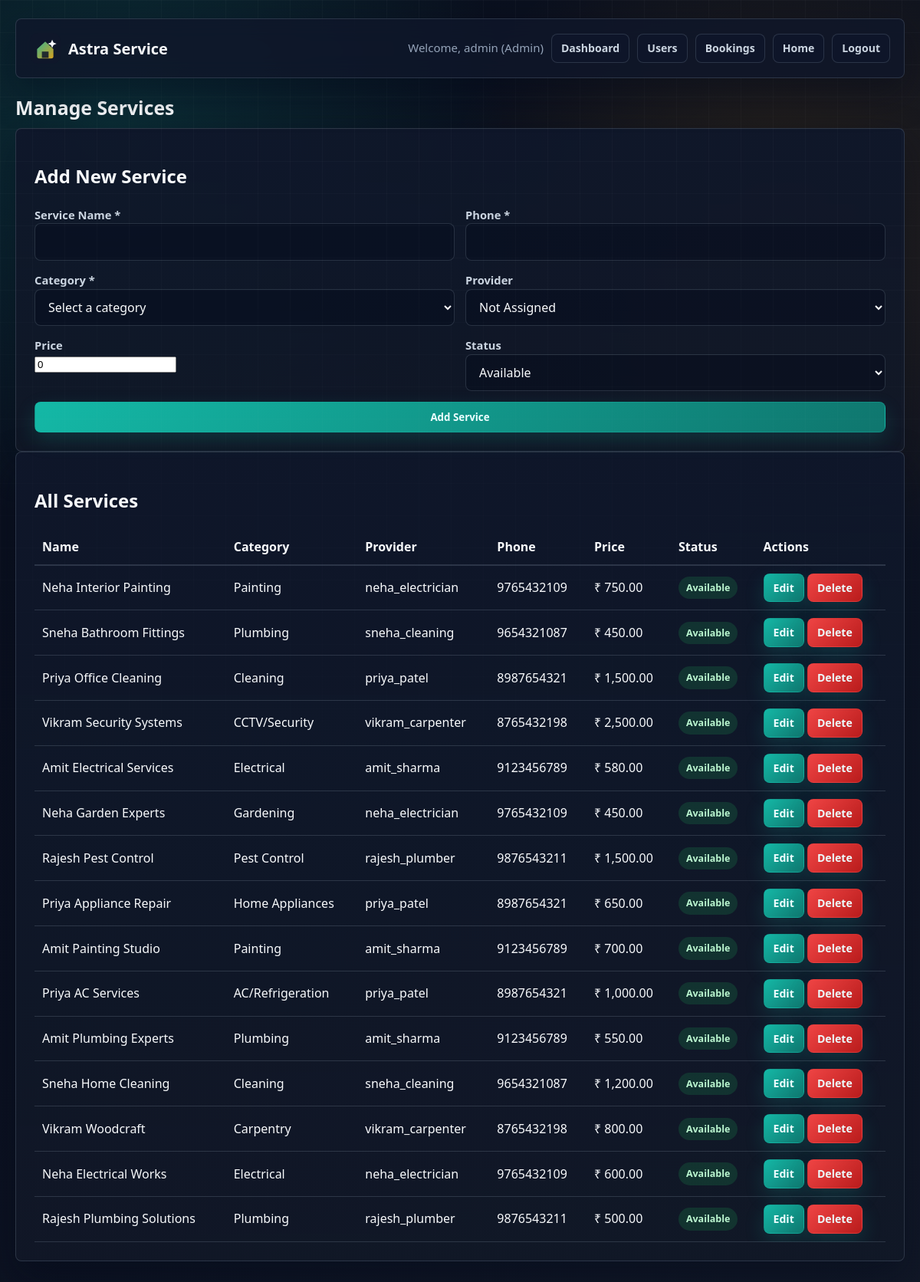
The app's page /admin/manage_services.php (signed in) with its own data.
### tables this page shows
CREATE TABLE services (
    id INT AUTO_INCREMENT PRIMARY KEY,
    category VARCHAR(100) NOT NULL,
    provider_id INT,
    name VARCHAR(100),
    phone VARCHAR(20),
    price DECIMAL(10, 2) DEFAULT 0.00,
    status ENUM('available', 'booked') DEFAULT 'available',
    created_at TIMESTAMP DEFAULT CURRENT_TIMESTAMP,
    FOREIGN KEY(provider_id) REFERENCES users(id) ON DELETE SET NULL
);

CREATE TABLE users (
    id INT AUTO_INCREMENT PRIMARY KEY,
    username VARCHAR(50) NOT NULL UNIQUE,
    email VARCHAR(100) NOT NULL UNIQUE,
    password VARCHAR(255) NOT NULL,
    role ENUM('admin', 'user', 'provider') DEFAULT 'user',
    phone VARCHAR(20),
    address VARCHAR(255),
    created_at TIMESTAMP DEFAULT CURRENT_TIMESTAMP
);

### shared/functions.php (called while the page is built, shortened)
<?php
function formatCurrency($amount) {
    return '₹ ' . number_format($amount, 2);
}

### admin/manage_services.php (the view, shortened to what this page needs)
<?php
include_once '../shared/functions.php';
$conn = getDbConnection();
$editService = null;
$services = [];
$result = $conn->query("
    SELECT s.*, u.username AS provider_name
    FROM services s
    LEFT JOIN users u ON s.provider_id = u.id
    ORDER BY s.id DESC
");
if ($result) {
    while ($row = $result->fetch_assoc()) {
        $services[] = $row;
    }
}
?>
<?php include '../shared/header.php'; ?>
    <h1 class="h1" style="margin-top: 20px;">Manage Services</h1>
    <div class="card">
        <h2 class="h2"><?php echo $editService ? 'Edit Service' : 'Add New Service'; ?></h2>
        <form method="POST" class="form">
            <div class="form-grid">
                <div>
                    <label class="label">Service Name *</label>
                    <input type="text" name="name" required value="<?php echo $editService ? htmlspecialchars($editService['name']) : ''; ?>">
                </div>
                <div>
                    <label class="label">Phone *</label>
                    <input type="tel" name="phone" required value="<?php echo $editService ? htmlspecialchars($editService['phone']) : ''; ?>">
                </div>
                <div>
                    <label class="label">Category *</label>
                    <select name="category" required>
                        <option value="">Select a category</option>
                    </select>
                </div>
                <div>
                    <label class="label">Provider</label>
                    <select name="provider_id">
                        <option value="">Not Assigned</option>
                    </select>
                </div>
                <div>
                    <label class="label">Price</label>
                    <input type="number" name="price" step="0.01" value="<?php echo $editService ? floatval($editService['price']) : 0; ?>">
                </div>
                <div>
                    <label class="label">Status</label>
                    <select name="status">
                        <option value="available" <?php echo !$editService || $editService['status'] === 'available' ? 'selected' : ''; ?>>Available</option>
                    </select>
                </div>
            </div>
            <button type="submit" name="<?php echo $editService ? 'btn_update_service' : 'btn_add_service'; ?>" class="btn">
                <?php echo $editService ? 'Update Service' : 'Add Service'; ?>
            </button>
        </form>
    </div>
    <div class="card">
        <h2 class="h2">All Services</h2>
        <?php if (empty($services)): ?>
            <p class="small">No services found.</p>
        <?php else: ?>
            <div style="overflow-x: auto;">
                <table style="width: 100%; border-collapse: collapse;">
                    <thead>
                        <tr style="border-bottom: 2px solid var(--border);">
                            <th style="padding: 10px; text-align: left;">Name</th>
                            <th style="padding: 10px; text-align: left;">Category</th>
                            <th style="padding: 10px; text-align: left;">Provider</th>
                            <th style="padding: 10px; text-align: left;">Phone</th>
                            <th style="padding: 10px; text-align: left;">Price</th>
                            <th style="padding: 10px; text-align: left;">Status</th>
                            <th style="padding: 10px; text-align: left;">Actions</th>
                        </tr>
                    </thead>
                    <tbody>
                        <?php foreach ($services as $service): ?>
                            <tr style="border-bottom: 1px solid var(--border);">
                                <td style="padding: 10px;"><?php echo htmlspecialchars($service['name']); ?></td>
                                <td style="padding: 10px;"><?php echo htmlspecialchars($service['category']); ?></td>
                                <td style="padding: 10px;"><?php echo htmlspecialchars($service['provider_name'] ?? '-'); ?></td>
                                <td style="padding: 10px;"><?php echo htmlspecialchars($service['phone']); ?></td>
                                <td style="padding: 10px;"><?php echo formatCurrency($service['price'] ?? 0); ?></td>
                                <td style="padding: 10px;"><span class="status-badge status-<?php echo htmlspecialchars($service['status']); ?>"><?php echo ucfirst(htmlspecialchars($service['status'])); ?></span></td>
                                <td style="padding: 10px;">
                                    <a href="manage_services.php?edit=<?php echo intval($service['id']); ?>" class="btn btn-sm">Edit</a>
                                    <a href="manage_services.php?delete=<?php echo intval($service['id']); ?>" class="btn btn-sm btn-danger" onclick="return confirm('Delete this service?')">Delete</a>
                                </td>
                            </tr>
                        <?php endforeach; ?>
                    </tbody>
                </table>
            </div>
        <?php endif; ?>
    </div>
<?php include '../shared/footer.php'; ?>

### assets/css/style.css (style rules this page uses)
:root { --bg: #0b1120; --bg-soft: #111827; --surface: rgba(15, 23, 42, 0.9); --surface-2: #162033; --surface-3: #1f2937; --text: #f8fafc; --text-secondary: #cbd5e1; --muted: #94a3b8; --border: rgba(148, 163, 184, 0.22); --accent: #14b8a6; --accent-2: #f59e0b; --accent-3: #38bdf8; --accent-dark: #0f766e; --success: #22c55e; --warning: #f59e0b; --danger: #ef4444; --shadow: rgba(2, 6, 23, 0.42); --radius: 8px; }
* { box-sizing: border-box; }
html, body { min-height: 100%; margin: 0; }
body { font-family: "Segoe UI", Arial, sans-serif; color: var(--text); background: radial-gradient(circle at 12% 10%, rgba(20, 184, 166, 0.18), transparent 28%), radial-gradient(circle at 85% 18%, rgba(245, 158, 11, 0.13), transparent 26%), linear-gradient(135deg, #090f1d 0%, var(--bg) 48%, #111827 100%); line-height: 1.55; }
body::before { content: ""; position: fixed; inset: 0; pointer-events: none; background-image: linear-gradient(rgba(255, 255, 255, 0.035) 1px, transparent 1px), linear-gradient(90deg, rgba(255, 255, 255, 0.035) 1px, transparent 1px); background-size: 42px 42px; mask-image: linear-gradient(to bottom, rgba(0, 0, 0, 0.75), transparent 72%); }
a { color: var(--accent-3); text-decoration: none; transition: color 0.2s ease, border-color 0.2s ease, transform 0.2s ease; }
.card { border: 1px solid var(--border); border-radius: var(--radius); background: linear-gradient(180deg, rgba(15, 23, 42, 0.96), rgba(17, 24, 39, 0.9)); box-shadow: 0 18px 48px var(--shadow); padding: 24px; }
.h1 { margin: 0 0 12px; font-size: clamp(1.55rem, 2vw, 2.15rem); line-height: 1.15; letter-spacing: 0; }
.btn { display: inline-flex; align-items: center; justify-content: center; gap: 8px; min-height: 40px; padding: 10px 16px; border: 1px solid rgba(20, 184, 166, 0.35); border-radius: var(--radius); background: linear-gradient(135deg, var(--accent), var(--accent-dark)); color: #ecfeff; cursor: pointer; font-weight: 800; font-family: inherit; text-decoration: none; box-shadow: 0 10px 26px rgba(20, 184, 166, 0.18); transition: transform 0.2s ease, box-shadow 0.2s ease, border-color 0.2s ease, background 0.2s ease; }
.btn-danger, .btn.danger { background: linear-gradient(135deg, var(--danger), #b91c1c); border-color: rgba(239, 68, 68, 0.45); }
.btn-sm { min-height: 34px; padding: 7px 12px; font-size: 0.88rem; }
.form { display: grid; gap: 14px; }
.form-grid { display: grid; grid-template-columns: repeat(2, minmax(0, 1fr)); gap: 14px; }
.form input[type="text"], .form input[type="email"], .form input[type="password"], .form input[type="tel"], .form select, .form textarea, .search-input { width: 100%; min-height: 44px; padding: 11px 13px; border: 1px solid var(--border); border-radius: var(--radius); background: rgba(2, 6, 23, 0.35); color: var(--text); font: inherit; outline: none; }
.label, .form-group label { display: block; color: var(--text-secondary); font-weight: 700; font-size: 0.92rem; }
.status-badge, .badge { display: inline-flex; align-items: center; width: fit-content; padding: 5px 10px; border-radius: 999px; font-size: 0.78rem; font-weight: 800; text-transform: capitalize; }
.status-available, .badge.success { color: #bbf7d0; background: rgba(34, 197, 94, 0.16); }

### records on screen
services: name "Neha Interior Painting", category "Painting", provider.username "neha_electrician", phone "9765432109", price "₹ 750.00", status "Available"
services: name "Sneha Bathroom Fittings", category "Plumbing", provider.username "sneha_cleaning", phone "9654321087", price "₹ 450.00", status "Available"
services: name "Priya Office Cleaning", category "Cleaning", provider.username "priya_patel", phone "8987654321", price "₹ 1,500.00", status "Available"
services: name "Vikram Security Systems", category "CCTV/Security", provider.username "vikram_carpenter", phone "8765432198", price "₹ 2,500.00", status "Available"
services: name "Amit Electrical Services", category "Electrical", provider.username "amit_sharma", phone "9123456789", price "₹ 580.00", status "Available"
services: name "Neha Garden Experts", category "Gardening", provider.username "neha_electrician", phone "9765432109", price "₹ 450.00", status "Available"
services: name "Rajesh Pest Control", category "Pest Control", provider.username "rajesh_plumber", phone "9876543211", price "₹ 1,500.00", status "Available"
services: name "Priya Appliance Repair", category "Home Appliances", provider.username "priya_patel", phone "8987654321", price "₹ 650.00", status "Available"
services: name "Amit Painting Studio", category "Painting", provider.username "amit_sharma", phone "9123456789", price "₹ 700.00", status "Available"
services: name "Priya AC Services", category "AC/Refrigeration", provider.username "priya_patel", phone "8987654321", price "₹ 1,000.00", status "Available"
services: name "Amit Plumbing Experts", category "Plumbing", provider.username "amit_sharma", phone "9123456789", price "₹ 550.00", status "Available"
services: name "Sneha Home Cleaning", category "Cleaning", provider.username "sneha_cleaning", phone "9654321087", price "₹ 1,200.00", status "Available"
services: name "Vikram Woodcraft", category "Carpentry", provider.username "vikram_carpenter", phone "8765432198", price "₹ 800.00", status "Available"
services: name "Neha Electrical Works", category "Electrical", provider.username "neha_electrician", phone "9765432109", price "₹ 600.00", status "Available"
services: name "Rajesh Plumbing Solutions", category "Plumbing", provider.username "rajesh_plumber", phone "9876543211", price "₹ 500.00", status "Available"

### other values on screen
getCurrentUsername() "admin"
getCurrentUserRole() "Admin"
